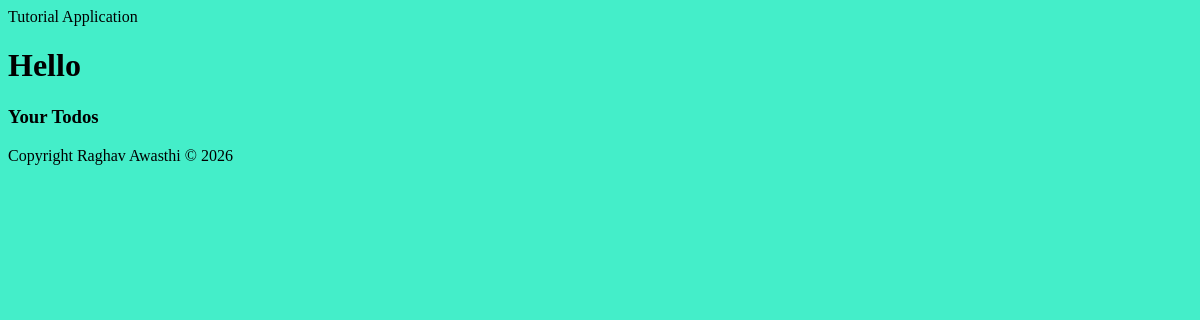
Page /person_details/1 on the earlier database version.
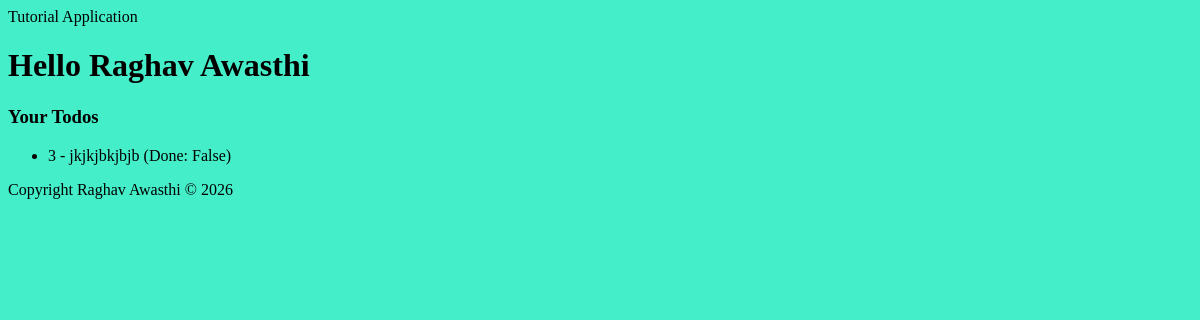
Same page on the later database version.
### todos/models.py (models this page shows, shortened)
class Person(models.Model):
    name = models.CharField(max_length=100)
    age = models.IntegerField()

class Todo(models.Model):
    title = models.CharField(max_length=100)
    description = models.CharField(max_length=500)
    done = models.BooleanField(default=False)
    deadline = models.DateField(null=True, blank=True)
    importance = models.CharField(
        choices=ImportanceChoices.choices, null=True, blank=True
    )
    owner = models.ForeignKey(
        Person, on_delete=models.CASCADE, related_name="todos", blank=True, null=True
    )

### todos/views.py (the view)
# urls.py: path("person_details/<int:person_id>", views.person_details, name="person_details"),
def person_details(request, person_id):
    person = Person.objects.filter(id=person_id).first()
    return render(request, "todos/person_details.html", {"person": person})

### todos/templates/todos/person_details.html
{% extends 'todos/base.html' %} {% block title %}Details{% endblock %}
{%block content %}
<h1>Hello {{ person.name }}</h1>
<h3>Your Todos</h3>
<ul>
    {% for todo in person.todos.all %}
    <li>{{todo.id}} - {{todo.title}} (Done: {{todo.done}})</li>
    {% endfor %}
</ul>
{% endblock %}

Differences in the rows shown:
added Person: name "Raghav Awasthi"
added Todo: id "3", title "jkjkjbkjbjb", done "False"
